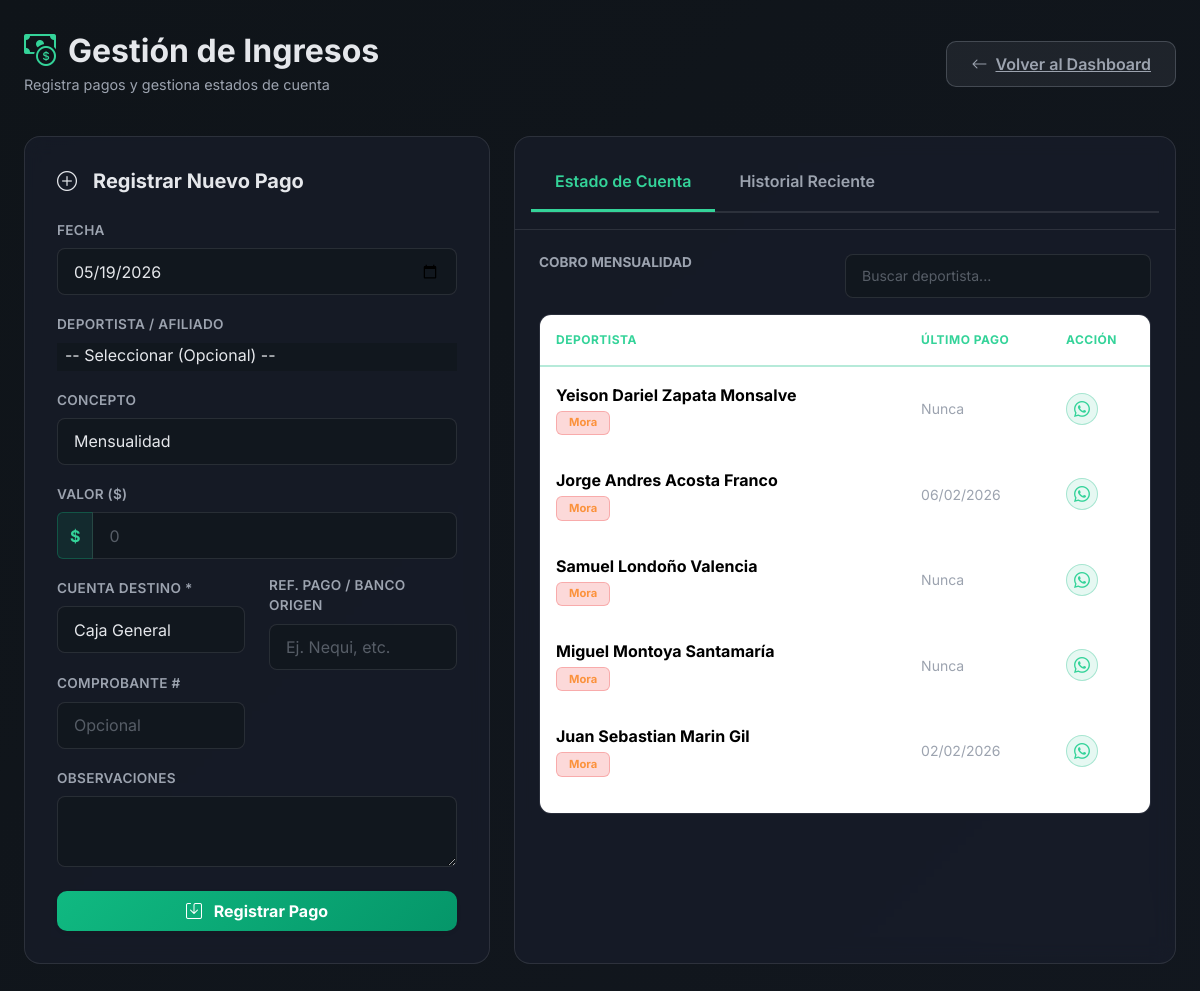
/controllers/contabilidad_controller.php?view=ingresos (signed in), run on the app's committed database.
### tables this page shows
CREATE TABLE `afiliados_siao` (
  `id` int(11) NOT NULL,
  `nombre_completo` varchar(100) DEFAULT NULL,
  `documento` varchar(20) DEFAULT NULL,
  `fecha_nacimiento` date DEFAULT NULL,
  `sexo` varchar(10) DEFAULT NULL,
  `celular` varchar(15) DEFAULT NULL,
  `correo` varchar(100) DEFAULT NULL,
  `direccion` varchar(150) DEFAULT NULL,
  `ciudad` varchar(50) DEFAULT NULL,
  `eps` varchar(50) DEFAULT NULL,
  `tipo_sangre` varchar(5) DEFAULT NULL,
  `nombre_acudiente` varchar(100) DEFAULT NULL,
  `horario` varchar(100) DEFAULT NULL,
  `grado_cinturon` varchar(50) DEFAULT NULL,
  `fecha_inscripcion` date DEFAULT NULL,
  `foto_nombre` varchar(100) DEFAULT NULL,
  `creado_en` timestamp NOT NULL DEFAULT CURRENT_TIMESTAMP,
  `rol` varchar(20) NOT NULL DEFAULT 'afiliado',
  `es_instructor` tinyint(1) NOT NULL DEFAULT '0',
  `usuario_id` int(11) DEFAULT NULL,
  `estado_pago` enum('pendiente','pagado','vencido') DEFAULT 'pendiente',
  `observaciones` text,
  `activo` tinyint(1) DEFAULT '1',
  `fecha_creacion` timestamp NOT NULL DEFAULT CURRENT_TIMESTAMP,
  `fecha_actualizacion` timestamp NOT NULL DEFAULT CURRENT_TIMESTAMP ON UPDATE CURRENT_TIMESTAMP
);

### helpers/db.php (called while the page is built, shortened)
<?php
function conectarDB() {
  $host     = 'localhost';
  $usuario  = 'siao_siao';
  $clave    = 'Sicau2025**';
  $bd       = 'siao_formulario';
  $conexion = new mysqli($host, $usuario, $clave, $bd);
  return $conexion;
}

### models/ContabilidadModel.php (called while the page is built, shortened)
<?php
require_once __DIR__ . '/../helpers/db.php';
class ContabilidadModel {
    private $conn;
    public function __construct() {
        $this->conn = conectarDB();
    }
    public function obtenerCuentas() {
        $result = $this->conn->query("SELECT * FROM contabilidad_cuentas_bancarias WHERE activo = 1");
        return $result->fetch_all(MYSQLI_ASSOC);
    }
    public function obtenerConceptos($tipo = null) {
        $sql = "SELECT c.*, r.nombre as rubro_default_nombre
                FROM contabilidad_conceptos c
                LEFT JOIN contabilidad_rubros r ON c.rubro_predeterminado_id = r.id
                WHERE c.activo = 1";
        if ($tipo) {
            $sql .= " AND c.tipo = '$tipo'";
        }
        $result = $this->conn->query($sql);
        return $result->fetch_all(MYSQLI_ASSOC);
    }
    public function obtenerEstadoDeudores() {
        $sql = "SELECT a.id, a.nombre_completo, a.celular,
                (SELECT MAX(fecha) FROM contabilidad_movimientos m
                 JOIN contabilidad_conceptos c ON m.concepto_id = c.id
                 WHERE m.tercero_id = a.id AND c.nombre LIKE '%Mensualidad%') as ultima_mensualidad
                FROM afiliados_siao a
                WHERE a.activo = 1 AND a.rol != 'admin'";
        $result = $this->conn->query($sql);
        return $result->fetch_all(MYSQLI_ASSOC);
    }
}
?>

### views/contabilidad/ingresos.php (the view, shortened to what this page needs)
<!DOCTYPE html>
<html lang="es">
<head>
  <link href="https://cdn.jsdelivr.net/npm/bootstrap@5.3.3/dist/css/bootstrap.min.css" rel="stylesheet">
  <link href="https://cdn.jsdelivr.net/npm/bootstrap-icons@1.10.5/font/bootstrap-icons.css" rel="stylesheet">
  <link href="https://cdn.jsdelivr.net/npm/select2@4.1.0-rc.0/dist/css/select2.min.css" rel="stylesheet" />
  <link href="https://cdn.jsdelivr.net/npm/select2-bootstrap-5-theme@1.3.0/dist/select2-bootstrap-5-theme.min.css" rel="stylesheet" />
</head>
<body>
<div class="container main-container">
    <div class="page-header">
        <div class="page-title">
            <h2><i class="bi bi-cash-coin"></i> Gestión de Ingresos</h2>
            <p>Registra pagos y gestiona estados de cuenta</p>
        </div>
        <a href="contabilidad_controller.php" class="btn-outline-secondary">
            <i class="bi bi-arrow-left me-2"></i>Volver al Dashboard
        </a>
    </div>
    <div class="row g-4">
        <div class="col-lg-5">
            <div class="glass-card">
                <h5><i class="bi bi-plus-circle me-2"></i>Registrar Nuevo Pago</h5>
                <form action="contabilidad_controller.php" method="POST">
                    <div class="mb-3">
                        <label class="form-label">Fecha</label>
                        <input type="date" name="fecha" class="form-control" value="<?php echo date('Y-m-d'); ?>" required>
                    </div>
                    <div class="mb-3">
                        <label class="form-label">Deportista / Afiliado</label>
                    </div>
                    <div class="mb-3">
                        <label class="form-label">Concepto</label>
                        <select name="concepto_id" class="form-select" required>
                            <?php foreach ($conceptos as $c): ?>
                                <option value="<?php echo $c['id']; ?>"><?php echo htmlspecialchars($c['nombre']); ?></option>
                            <?php endforeach; ?>
                        </select>
                    </div>
                    <div class="mb-3">
                        <label class="form-label">Valor ($)</label>
                        <div class="input-group">
                            <span class="input-group-text">$</span>
                            <input type="number" name="monto" class="form-control" placeholder="0" required>
                        </div>
                    </div>
                    <div class="row mb-3">
                        <div class="col-6">
                            <label class="form-label">Cuenta Destino *</label>
                            <select name="cuenta_id" class="form-select" required>
                                <?php foreach ($cuentas as $cta): ?>
                                    <option value="<?php echo $cta['id']; ?>">
                                        <?php echo htmlspecialchars($cta['nombre']); ?>
                                    </option>
                                <?php endforeach; ?>
                            </select>
                        </div>
                        <div class="col-6">
                            <label class="form-label">Ref. Pago / Banco Origen</label>
                            <input type="text" name="banco_origen" class="form-control" placeholder="Ej. Nequi, etc.">
                        </div>
                        <div class="col-6">
                            <label class="form-label">Comprobante #</label>
                            <input type="text" name="comprobante" class="form-control" placeholder="Opcional">
                        </div>
                    </div>
                    <div class="mb-4">
                        <label class="form-label">Observaciones</label>
                        <textarea name="observaciones" class="form-control" rows="2"></textarea>
                    </div>
                    <button type="submit" class="btn btn-success w-100 py-2 fw-bold shadow-sm">
                        <i class="bi bi-save me-2"></i> Registrar Pago
                    </button>
                </form>
            </div>
        </div>
        <div class="col-lg-7">
            <div class="glass-card p-0 overflow-hidden">
                <div class="p-3 border-bottom" style="border-color: rgba(255,255,255,0.1) !important;">
                    <ul class="nav nav-tabs card-header-tabs" role="tablist">
                        <li class="nav-item">
                            <a class="nav-link active" data-bs-toggle="tab" href="#deudores" role="tab">Estado de Cuenta</a>
                        </li>
                        <li class="nav-item">
                            <a class="nav-link" data-bs-toggle="tab" href="#historial" role="tab">Historial Reciente</a>
                        </li>
                    </ul>
                </div>
                <div class="tab-content p-4">
                    <div class="tab-pane fade show active" id="deudores" role="tabpanel">
                        <div class="d-flex justify-content-between mb-3">
                            <h6 class="fw-bold text-uppercase" style="color: var(--text-secondary); font-size: 0.85rem;">Cobro Mensualidad</h6>
                            <input type="text" class="form-control form-control-sm w-50" placeholder="Buscar deportista..." id="buscarDeudor">
                        </div>
                        <div class="table-container" style="max-height: 500px; overflow-y: auto;">
                            <table class="table table-hover mb-0">
                                <thead>
                                    <tr>
                                        <th>Deportista</th>
                                        <th>Último Pago</th>
                                        <th>Acción</th>
                                    </tr>
                                </thead>
                                <tbody id="tablaDeudores">
                                    <?php
                                    foreach ($deudores as $d):
                                        $estado = 'Mora';
                                        $color = 'danger';
                                        $ultimo = 'Nunca';
                                        if ($d['ultima_mensualidad']) {
                                            $fecha_pago = new DateTime($d['ultima_mensualidad']);
                                            $ultimo = $fecha_pago->format('d/m/Y');
                                        }
                                        $phone = preg_replace('/[^0-9]/', '', $d['celular']);
                                        if (substr($phone, 0, 1) != '5' && strlen($phone) == 10) $phone = '57' . $phone;
                                        $msg = "Hola {$d['nombre_completo']}, recordatorio de pago mensualidad Joong Do Ryu.";
                                        $wa_link = "https://wa.me/$phone?text=" . urlencode($msg);
                                    ?>
                                    <tr>
                                        <td>
                                            <div class="fw-bold"><?php echo htmlspecialchars($d['nombre_completo']); ?></div>
                                            <span class="badge bg-<?php echo $color; ?> mt-1" style="font-size:0.7em"><?php echo $estado; ?></span>
                                        </td>
                                        <td class="small" style="color: var(--text-secondary)"><?php echo $ultimo; ?></td>
                                        <td>
                                            <a href="<?php echo $wa_link; ?>" target="_blank" class="btn btn-outline-success" title="Cobrar por WhatsApp">
                                                <i class="bi bi-whatsapp"></i>
                                            </a>
                                        </td>
                                    </tr>
                                    <?php endforeach; ?>
                                </tbody>
                            </table>
                        </div>
                    </div>
                </div>
            </div>
        </div>
    </div>
</div>
</body>
</html>

### views/contabilidad/ingresos.php (style rules this page uses)
* { margin: 0; padding: 0; box-sizing: border-box; }
:root { --bg-primary: #0f1419; --bg-secondary: #1a1f2e; --bg-card: rgba(26, 31, 46, 0.6); --border-neon-green: #10b981; --text-primary: #e5e7eb; --text-secondary: #9ca3af; --accent-green: #34d399; --accent-blue: #60a5fa; }
body { background: linear-gradient(135deg, #0f1419 0%, #1a1f2e 100%); min-height: 100vh; font-family: 'Inter', sans-serif; color: var(--text-primary); padding-bottom: 3rem; }
.main-container { max-width: 1400px; margin: 0 auto; padding: 2rem 1.5rem; }
.page-header { display: flex; justify-content: space-between; align-items: center; margin-bottom: 2.5rem; flex-wrap: wrap; gap: 1rem; }
.page-title h2 { font-weight: 700; font-size: 2rem; color: var(--text-primary); margin: 0; display: flex; align-items: center; gap: 0.75rem; }
.page-title h2 i { color: var(--accent-green); }
.page-title p { color: var(--text-secondary); margin: 0.25rem 0 0 0; font-size: 0.9rem; }
.glass-card { background: var(--bg-card); backdrop-filter: blur(10px); border-radius: 16px; border: 1px solid rgba(255, 255, 255, 0.1); padding: 2rem; height: 100%; }
.glass-card h5 { color: var(--text-primary); font-weight: 700; margin-bottom: 1.5rem; display: flex; align-items: center; gap: 0.5rem; }
.form-label { color: var(--text-secondary); font-size: 0.85rem; font-weight: 600; margin-bottom: 0.5rem; text-transform: uppercase; letter-spacing: 0.3px; }
.form-control, .form-select { background: rgba(15, 20, 25, 0.5); border: 1px solid rgba(255, 255, 255, 0.1); color: var(--text-primary); border-radius: 8px; padding: 0.65rem 1rem; }
.form-control::placeholder { color: var(--text-secondary); opacity: 0.5; }
.input-group-text { background: rgba(16, 185, 129, 0.1); border: 1px solid rgba(16, 185, 129, 0.3); color: var(--accent-green); font-weight: 700; }
.btn-success { background: linear-gradient(135deg, #10b981 0%, #059669 100%); border: none; padding: 0.75rem 2rem; font-weight: 700; border-radius: 10px; transition: all 0.3s ease; box-shadow: 0 4px 15px rgba(16, 185, 129, 0.3); }
.btn-outline-secondary { background: rgba(156, 163, 175, 0.1); border: 1px solid rgba(156, 163, 175, 0.3); color: var(--text-secondary); border-radius: 10px; padding: 0.65rem 1.5rem; font-weight: 600; }
.table-container { background: var(--bg-card); backdrop-filter: blur(10px); border-radius: 12px; border: 1px solid rgba(255, 255, 255, 0.08); overflow: hidden; }
.table { color: var(--text-primary); margin-bottom: 0; }
.table thead { background: rgba(16, 185, 129, 0.1); border-bottom: 2px solid rgba(16, 185, 129, 0.3); }
.table th { color: var(--accent-green); font-weight: 700; text-transform: uppercase; font-size: 0.75rem; letter-spacing: 0.5px; padding: 1rem; border: none; }
.table td { padding: 1rem; border-bottom: 1px solid rgba(255, 255, 255, 0.05); vertical-align: middle; }
.badge { padding: 0.35rem 0.75rem; border-radius: 6px; font-weight: 700; font-size: 0.75rem; }
.bg-danger { background: rgba(239, 68, 68, 0.2) !important; color: #fb923c !important; border: 1px solid rgba(239, 68, 68, 0.3); }
.nav-tabs { border-bottom: 2px solid rgba(255, 255, 255, 0.1); }
.nav-tabs .nav-link { border: none; color: var(--text-secondary); font-weight: 600; padding: 1rem 1.5rem; transition: all 0.3s ease; }
.nav-tabs .nav-link.active { color: var(--accent-green); background: transparent; border-bottom: 3px solid var(--accent-green); }
.btn-outline-success { background: rgba(16, 185, 129, 0.1); border-color: rgba(16, 185, 129, 0.3); color: var(--accent-green); border-radius: 50%; width: 32px; height: 32px; padding: 0; display: inline-flex; align-items: center; justify-content: center; }

### data on the page
afiliados_siao: nombre_completo "Yeison Dariel Zapata Monsalve", estado "Mora", ultimo "Nunca"
afiliados_siao: nombre_completo "Jorge Andres Acosta Franco", estado "Mora", ultimo "06/02/2026"
afiliados_siao: nombre_completo "Samuel Londoño Valencia", estado "Mora", ultimo "Nunca"
afiliados_siao: nombre_completo "Miguel Montoya Santamaría", estado "Mora", ultimo "Nunca"
afiliados_siao: nombre_completo "Juan Sebastian Marin Gil", estado "Mora", ultimo "02/02/2026"

### other printed values
form field concepto_id "Mensualidad"
form field cuenta_id "Caja General"
